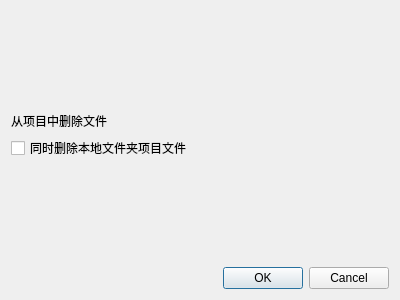
<?xml version="1.0" encoding="UTF-8"?>
<ui version="4.0">
 <class>RemoveProDialog</class>
 <widget class="QDialog" name="RemoveProDialog">
  <property name="geometry">
   <rect>
    <x>0</x>
    <y>0</y>
    <width>400</width>
    <height>300</height>
   </rect>
  </property>
  <property name="windowTitle">
   <string>Dialog</string>
  </property>
  <layout class="QVBoxLayout" name="verticalLayout_2">
   <item>
    <spacer name="verticalSpacer">
     <property name="orientation">
      <enum>Qt::Vertical</enum>
     </property>
     <property name="sizeHint" stdset="0">
      <size>
       <width>20</width>
       <height>96</height>
      </size>
     </property>
    </spacer>
   </item>
   <item>
    <layout class="QVBoxLayout" name="verticalLayout">
     <item>
      <widget class="QLabel" name="label">
       <property name="text">
        <string>从项目中删除文件</string>
       </property>
      </widget>
     </item>
     <item>
      <widget class="QCheckBox" name="checkBox">
       <property name="text">
        <string>同时删除本地文件夹项目文件</string>
       </property>
      </widget>
     </item>
    </layout>
   </item>
   <item>
    <spacer name="verticalSpacer_2">
     <property name="orientation">
      <enum>Qt::Vertical</enum>
     </property>
     <property name="sizeHint" stdset="0">
      <size>
       <width>20</width>
       <height>95</height>
      </size>
     </property>
    </spacer>
   </item>
   <item>
    <widget class="QDialogButtonBox" name="buttonBox">
     <property name="orientation">
      <enum>Qt::Horizontal</enum>
     </property>
     <property name="standardButtons">
      <set>QDialogButtonBox::Cancel|QDialogButtonBox::Ok</set>
     </property>
    </widget>
   </item>
  </layout>
 </widget>
 <resources/>
 <connections>
  <connection>
   <sender>buttonBox</sender>
   <signal>accepted()</signal>
   <receiver>RemoveProDialog</receiver>
   <slot>accept()</slot>
   <hints>
    <hint type="sourcelabel">
     <x>248</x>
     <y>254</y>
    </hint>
    <hint type="destinationlabel">
     <x>157</x>
     <y>274</y>
    </hint>
   </hints>
  </connection>
  <connection>
   <sender>buttonBox</sender>
   <signal>rejected()</signal>
   <receiver>RemoveProDialog</receiver>
   <slot>reject()</slot>
   <hints>
    <hint type="sourcelabel">
     <x>316</x>
     <y>260</y>
    </hint>
    <hint type="destinationlabel">
     <x>286</x>
     <y>274</y>
    </hint>
   </hints>
  </connection>
 </connections>
</ui>
